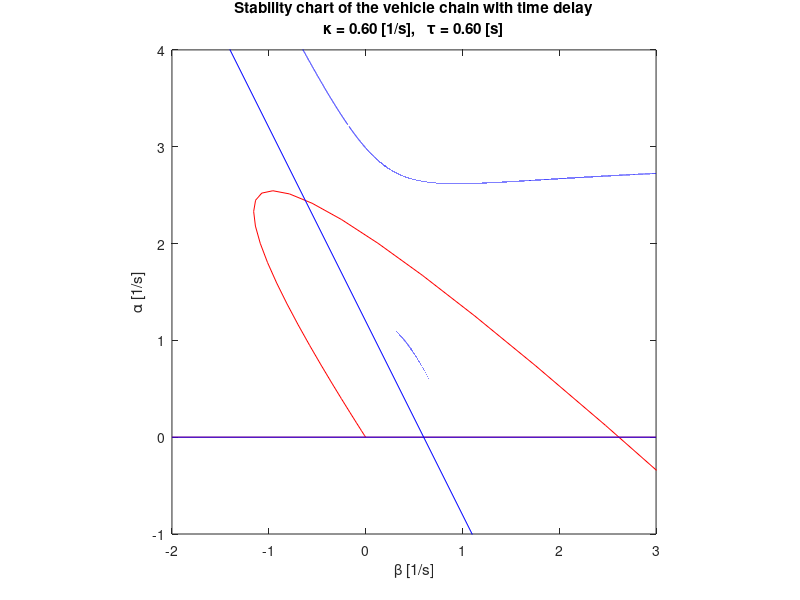

Reproduce this figure in MATLAB.
%% Create analytical stability charts for the vehicle chain with time delay
clear; %close all; clc;

%% Parameters
kappa=0.6;	% 0.4, 0.6, 0.8, 1
tau=0.6;	% 0.0, 0.5, 0.6, 0.7
% range of parameters
betamin=-2;         % -2,  -2,   0
betamax=3;          %  3,   4, 1.2
alphamin=-1;        % -1,   0,   0
alphamax=4;         %  4,   4, 1.2
aspect_ratio=1;     %  1, 1.5,   1

% range of frequencies for plant stability boundaries
Ommin=0;
Ommax=2*pi;
dOm=0.1;
Om=Ommin:dOm:Ommax;
% range of frequencies for string stability boundaries
ommin=0;
ommax=2*pi;
dom=0.00001;
om=ommin:dom:ommax;

%% Plant stability boundaries
% Omega=0
betaP1=[betamin,betamax];
alphaP1=[0,0];
% Omega>0
alphaP2=Om.^2.*cos(Om*tau)/kappa;
betaP2=Om.*sin(Om*tau)-alphaP2;

%% Sring stability boundaries
% omega=0
betaS1=[betamin,betamax];
alphaS1=[0,0];
betaS2=[betamin,betamax];
alphaS2=2*(kappa-betaS2);
% omega>0
a=(om*(kappa*tau-1)+kappa*sin(om*tau).*cos(om*tau))./...
  ((2*kappa*tau-1)*sin(om*tau)-om*tau.*cos(om*tau));
b=(om.^2.*(sin(om*tau)-om*tau.*cos(om*tau)))./...
  ((2*kappa*tau-1)*sin(om*tau)-om*tau.*cos(om*tau));
alphaS3=a+sqrt(a.^2+b);
alphaS3(a.^2+b<0)=nan;
betaS3=(om+alphaS3*kappa*tau.*sin(om*tau))./...
       (sin(om*tau)+om*tau.*cos(om*tau))-alphaS3;
betaS3(betaS3>betamax | betaS3<betamin)=nan; % remove asymptote
alphaS4=a-sqrt(a.^2+b);
alphaS4(a.^2+b<0)=nan;
betaS4=(om+alphaS4*kappa*tau.*sin(om*tau))./...
       (sin(om*tau)+om*tau.*cos(om*tau))-alphaS4;
betaS4(betaS4>betamax | betaS4<betamin)=nan; % remove asymptote

%% Stability chart
figure(1); clf; hold on; box on;
% plant stability boundaries
plot(betaP1,alphaP1,'r',betaP2,alphaP2,'r');
% string stability boundaries
plot(betaS1,alphaS1,'b',betaS2,alphaS2,'b');
plot(betaS3,alphaS3,'b',betaS4,alphaS4,'b');
axis([betamin betamax alphamin alphamax]);
pbaspect([aspect_ratio,1,1]);
xlabel('\beta [1/s]');
ylabel('\alpha [1/s]');
title(['Stability chart of the vehicle chain with time delay',10,...
       '\kappa = ',num2str(kappa,'%3.2f'),...
       ' [1/s],   \tau = ',num2str(tau,'%3.2f'),' [s]']);

%% Plot points on existing stability chart
% hold on; plot([-0.5,0.5,0.5],[0.4,0.4,-0.1],'bx');
% hold on; plot([0.25,0.4,0.5,0.75143,0.8],[0.4,0.4,0.4,0.4,0.4],'bx');
% axis([-0.6,1,-0.4,1.2]);